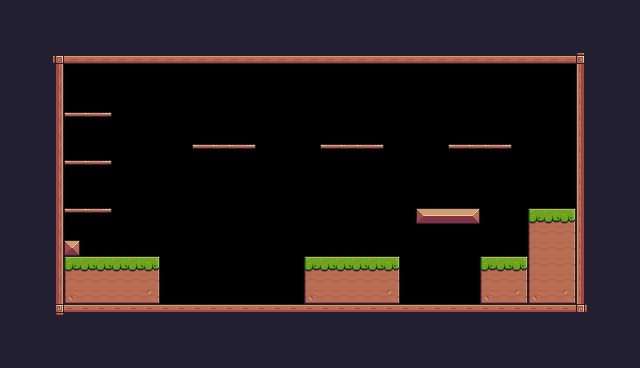

This game map was drawn from its Tiled (.tmx) file and the tilesets committed beside it. A one-line description and the full map source follow:
An orthogonal 40x23 tile map with 16x16 px tiles, 1 tile layer (Background) and 34 objects (13x Fruit, 6x Platform, 3x Saw, Player, Checkpoint).

<map version="1.10" tiledversion="1.11.0" orientation="orthogonal" renderorder="right-down" width="40" height="23" tilewidth="16" tileheight="16" infinite="0" nextlayerid="4" nextobjectid="63">
 <tileset firstgid="1" source="Pixel Adventure.tsx" />
 <layer id="1" name="Background" width="40" height="23">
  <properties>
   <property name="BackgroundColor" value="Purple" />
  </properties>
  <data encoding="csv">
112,112,112,112,112,112,112,112,112,112,112,112,112,112,112,112,112,112,112,112,112,112,112,112,112,112,112,112,112,112,112,112,112,112,112,112,112,112,112,112,
112,112,112,112,112,112,112,112,112,112,112,112,112,112,112,112,112,112,112,112,112,112,112,112,112,112,112,112,112,112,112,112,112,112,112,112,112,112,112,112,
112,112,112,112,112,112,112,112,112,112,112,112,112,112,112,112,112,112,112,112,112,112,112,112,112,112,112,112,112,112,112,112,112,112,112,112,112,112,112,112,
112,112,112,92,134,134,134,134,134,134,134,134,134,134,134,134,134,134,134,134,134,134,134,134,134,134,134,134,134,134,134,134,134,134,134,134,93,112,112,112,
112,112,112,113,0,0,0,0,0,0,0,0,0,0,0,0,0,0,0,0,0,0,0,0,0,0,0,0,0,0,0,0,0,0,0,0,111,112,112,112,
112,112,112,113,0,0,0,0,0,0,0,0,0,0,0,0,0,0,0,0,0,0,0,0,0,0,0,0,0,0,0,0,0,0,0,0,111,112,112,112,
112,112,112,113,0,0,0,0,0,0,0,0,0,0,0,0,0,0,0,0,0,0,0,0,0,0,0,0,0,0,0,0,0,0,0,0,111,112,112,112,
112,112,112,113,40,41,42,0,0,0,0,0,0,0,0,0,0,0,0,0,0,0,0,0,0,0,0,0,0,0,0,0,0,0,0,0,111,112,112,112,
112,112,112,113,0,0,0,0,0,0,0,0,0,0,0,0,0,0,0,0,0,0,0,0,0,0,0,0,0,0,0,0,0,0,0,0,111,112,112,112,
112,112,112,113,0,0,0,0,0,0,0,0,40,41,41,42,0,0,0,39,40,41,41,42,0,0,0,39,40,41,41,42,0,0,0,0,111,112,112,112,
112,112,112,113,40,41,42,0,0,0,0,0,0,0,0,0,0,0,0,0,0,0,0,0,0,0,0,0,0,0,0,0,0,0,0,0,111,112,112,112,
112,112,112,113,0,0,0,0,0,0,0,0,0,0,0,0,0,0,0,0,0,0,0,0,0,0,0,0,0,0,0,0,0,0,0,0,111,112,112,112,
112,112,112,113,0,0,0,0,0,0,0,0,0,0,0,0,0,0,0,0,0,0,0,0,0,0,0,0,0,0,0,0,0,0,0,0,111,112,112,112,
112,112,112,113,40,41,42,0,0,0,0,0,0,0,0,0,0,0,0,0,0,0,0,0,0,0,13,14,14,15,0,0,0,7,8,9,111,112,112,112,
112,112,112,113,0,0,0,0,0,0,0,0,0,0,0,0,0,0,0,0,0,0,0,0,0,0,0,0,0,0,0,0,0,29,30,31,111,112,112,112,
112,112,112,113,35,0,0,0,0,0,0,0,0,0,0,0,0,0,0,0,0,0,0,0,0,0,0,0,0,0,0,0,0,29,30,31,111,112,112,112,
112,112,112,113,7,8,8,8,8,9,0,0,0,0,0,0,0,0,0,7,8,8,8,8,9,0,0,0,0,0,7,8,9,29,30,31,111,112,112,112,
112,112,112,113,29,30,30,30,30,31,0,0,0,0,0,0,0,0,0,29,30,30,30,30,31,0,0,0,0,0,29,30,31,29,30,31,111,112,112,112,
112,112,112,113,51,52,52,52,52,53,0,0,0,0,0,0,0,0,0,51,52,52,52,52,53,0,0,0,0,0,51,52,53,51,52,53,111,112,112,112,
112,112,112,114,90,90,90,90,90,90,90,90,90,90,90,90,90,90,90,90,90,90,90,90,90,90,90,90,90,90,90,90,90,90,90,90,115,112,112,112,
112,112,112,112,112,112,112,112,112,112,112,112,112,112,112,112,112,112,112,112,112,112,112,112,112,112,112,112,112,112,112,112,112,112,112,112,112,112,112,112,
112,112,112,112,112,112,112,112,112,112,112,112,112,112,112,112,112,112,112,112,112,112,112,112,112,112,112,112,112,112,112,112,112,112,112,112,112,112,112,112,
112,112,112,112,112,112,112,112,112,112,112,112,112,112,112,112,112,112,112,112,112,112,112,112,112,112,112,112,112,112,112,112,112,112,112,112,112,112,112,112
</data>
 </layer>
 <objectgroup id="2" name="SpawnPoints">
  <object id="3" name="Player" type="Player" x="128" y="224" width="32" height="32" />
  <object id="37" name="Bananas" type="Fruit" x="80" y="80" width="32" height="32" />
  <object id="38" name="Orange" type="Fruit" x="80" y="128" width="32" height="32" />
  <object id="39" name="Apple" type="Fruit" x="80" y="176" width="32" height="32" />
  <object id="42" name="Cherries" type="Fruit" x="192" y="112" width="32" height="32" />
  <object id="43" name="Cherries" type="Fruit" x="224" y="112" width="32" height="32" />
  <object id="44" name="Cherries" type="Fruit" x="208" y="80" width="32" height="32" />
  <object id="45" name="Strawberry" type="Fruit" x="320" y="112" width="32" height="32" />
  <object id="46" name="Strawberry" type="Fruit" x="352" y="112" width="32" height="32" />
  <object id="47" name="Strawberry" type="Fruit" x="336" y="80" width="32" height="32" />
  <object id="48" name="Cherries" type="Fruit" x="448" y="112" width="32" height="32" />
  <object id="49" name="Cherries" type="Fruit" x="480" y="112" width="32" height="32" />
  <object id="50" name="Cherries" type="Fruit" x="464" y="80" width="32" height="32" />
  <object id="51" name="Apple" type="Fruit" x="432" y="176" width="32" height="32" />
  <object id="52" type="Saw" x="224" y="288" width="32" height="32">
   <properties>
    <property name="isVertical" type="bool" value="false" />
    <property name="offNegative" type="float" value="4" />
    <property name="offPositive" type="float" value="3" />
   </properties>
  </object>
  <object id="54" type="Saw" x="272" y="112" width="32" height="32">
   <properties>
    <property name="isVertical" type="bool" value="true" />
    <property name="offNegative" type="float" value="2" />
    <property name="offPositive" type="float" value="3" />
   </properties>
  </object>
  <object id="58" type="Saw" x="400" y="112" width="32" height="32">
   <properties>
    <property name="isVertical" type="bool" value="true" />
    <property name="offNegative" type="float" value="2" />
    <property name="offPositive" type="float" value="3" />
   </properties>
  </object>
  <object id="62" type="Checkpoint" x="512" y="144" width="64" height="64" />
 </objectgroup>
 <objectgroup id="3" name="Collisions">
  <object id="16" x="48" y="48" width="528" height="16" />
  <object id="17" x="576" y="48" width="16" height="256" />
  <object id="18" x="64" y="304" width="528" height="16" />
  <object id="19" x="48" y="64" width="16" height="256" />
  <object id="21" x="416" y="208" width="64" height="16" />
  <object id="25" type="Platform" x="192" y="144" width="64" height="16" />
  <object id="26" type="Platform" x="64" y="160" width="48" height="16" />
  <object id="27" type="Platform" x="64" y="112" width="48" height="16" />
  <object id="28" type="Platform" x="64" y="208" width="48" height="16" />
  <object id="31" x="64" y="256" width="96" height="48" />
  <object id="32" x="64" y="240" width="16" height="16" />
  <object id="33" x="304" y="256" width="96" height="48" />
  <object id="34" x="528" y="208" width="48" height="96" />
  <object id="40" type="Platform" x="320" y="144" width="64" height="16" />
  <object id="41" type="Platform" x="448" y="144" width="64" height="16" />
  <object id="60" x="480" y="256" width="48" height="48" />
 </objectgroup>
</map>
